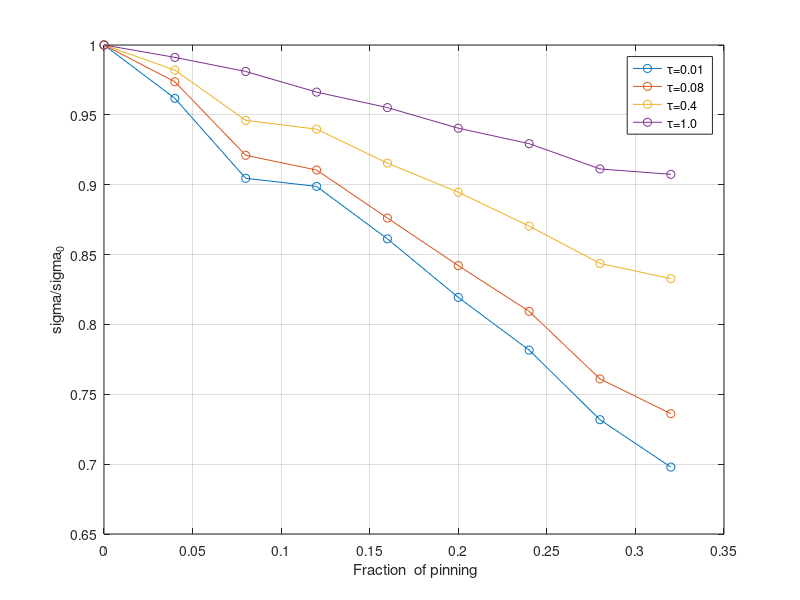
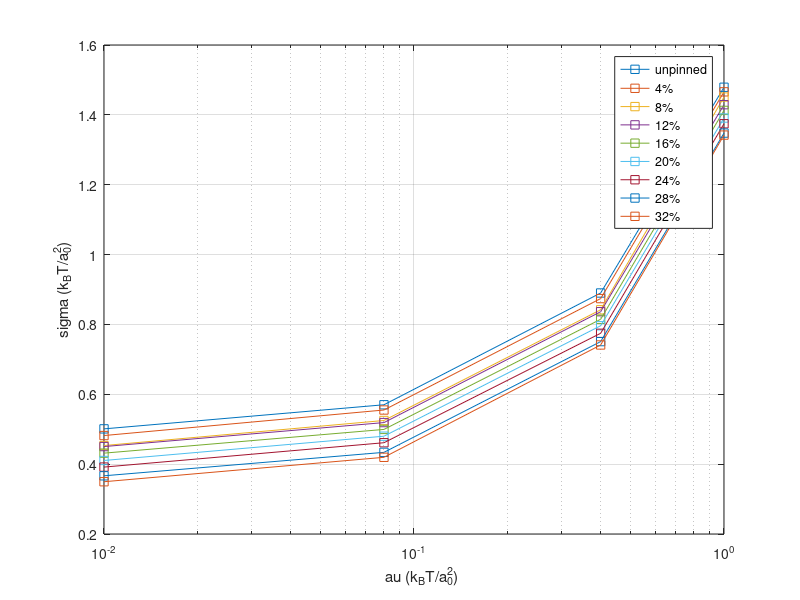

Recreate these plots in MATLAB, in order.
tau = [0.01, 0.08, 0.4, 1.0];

unpinned = [0.501     ,0.570    ,0.890     ,1.479];
normal_4 = [0.48188   ,0.555    ,0.874     ,1.4659];
normal_8 = [0.4532    ,0.525    ,0.842     ,1.451];
normal_12 = [0.4503   ,0.519    ,0.8364    ,1.42913];
normal_16 = [0.431493 ,0.4994   ,0.814747  ,1.41275];
normal_20 = [0.410498 ,0.480    ,0.796215  ,1.39092];
normal_24 = [0.391599 ,0.461333 ,0.774648  ,1.37455];
normal_28 = [0.36664  ,0.433778 ,0.750836  ,1.34782];
normal_32 = [0.349648 ,0.419573 ,0.741193  ,1.34209];

sig_1 = [0.501, 0.48188, 0.4532, 0.4503, 0.431493, 0.410498, 0.391599, 0.36664, 0.349648] / 0.501;
sig_2 = [0.570, 0.555, 0.525, 0.519, 0.4994, 0.480, 0.461333, 0.433778, 0.419573] / 0.570;
sig_3 = [0.890, 0.874, 0.842, 0.8364, 0.814747, 0.796215, 0.774648, 0.750836, 0.741193] / 0.890;
sig_4 = [1.479,1.4659,1.451,1.42913,1.41275,1.39092,1.37455,1.34782,1.34209] / 1.479;
percentages = [0.0, 0.04, 0.08, 0.12, 0.16, 0.20, 0.24, 0.28, 0.32];

figure(1)
plot(percentages, sig_1,'Marker','o')
hold on
plot(percentages, sig_2,'Marker','o')
hold on
plot(percentages, sig_3,'Marker','o')
hold on
plot(percentages, sig_4,'Marker','o')
hold on
grid on
xlabel(" Fraction  of pinning")
ylabel("\sigma/\sigma_{0}")
grid on
legend('\tau=0.01 ','\tau=0.08','\tau=0.4','\tau=1.0');

figure(2)
semilogx(tau,unpinned,'Marker','s');
hold on
semilogx(tau,normal_4,'Marker','s');
hold on
semilogx(tau,normal_8,'Marker','s');
hold on
semilogx(tau,normal_12,'Marker','s');
hold on
semilogx(tau,normal_16,'Marker','s');
hold on
semilogx(tau,normal_20,'Marker','s');
hold on
semilogx(tau,normal_24,'Marker','s');
hold on
semilogx(tau,normal_28,'Marker','s');
hold on
semilogx(tau,normal_32,'Marker','s');
xlabel("\tau (k_BT/a_0^2)")
ylabel("\sigma (k_BT/a_0^2)")
grid on
legend('unpinned','4%','8%','12%','16%','20%','24%','28%','32%');
